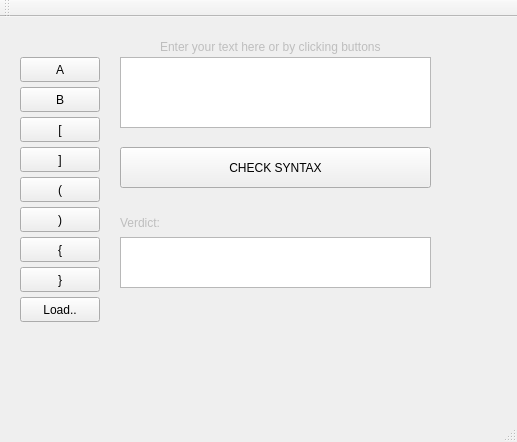
<?xml version="1.0" encoding="UTF-8"?>
<ui version="4.0">
 <class>MainWindow</class>
 <widget class="QMainWindow" name="MainWindow">
  <property name="geometry">
   <rect>
    <x>0</x>
    <y>0</y>
    <width>517</width>
    <height>442</height>
   </rect>
  </property>
  <property name="windowTitle">
   <string>Синтаксический анализатор</string>
  </property>
  <property name="autoFillBackground">
   <bool>false</bool>
  </property>
  <widget class="QWidget" name="centralWidget">
   <widget class="QPushButton" name="A_button">
    <property name="geometry">
     <rect>
      <x>20</x>
      <y>40</y>
      <width>80</width>
      <height>25</height>
     </rect>
    </property>
    <property name="text">
     <string>A</string>
    </property>
   </widget>
   <widget class="QPushButton" name="B_button">
    <property name="geometry">
     <rect>
      <x>20</x>
      <y>70</y>
      <width>80</width>
      <height>25</height>
     </rect>
    </property>
    <property name="text">
     <string>B</string>
    </property>
   </widget>
   <widget class="QPushButton" name="Square_left_button">
    <property name="geometry">
     <rect>
      <x>20</x>
      <y>100</y>
      <width>80</width>
      <height>25</height>
     </rect>
    </property>
    <property name="text">
     <string>[</string>
    </property>
   </widget>
   <widget class="QPushButton" name="Square_right_button">
    <property name="geometry">
     <rect>
      <x>20</x>
      <y>130</y>
      <width>80</width>
      <height>25</height>
     </rect>
    </property>
    <property name="text">
     <string>]</string>
    </property>
   </widget>
   <widget class="QPushButton" name="Circle_left_button">
    <property name="geometry">
     <rect>
      <x>20</x>
      <y>160</y>
      <width>80</width>
      <height>25</height>
     </rect>
    </property>
    <property name="text">
     <string>(</string>
    </property>
   </widget>
   <widget class="QPushButton" name="Circle_right_button">
    <property name="geometry">
     <rect>
      <x>20</x>
      <y>190</y>
      <width>80</width>
      <height>25</height>
     </rect>
    </property>
    <property name="text">
     <string>)</string>
    </property>
   </widget>
   <widget class="QPushButton" name="Waving_left_button">
    <property name="geometry">
     <rect>
      <x>20</x>
      <y>220</y>
      <width>80</width>
      <height>25</height>
     </rect>
    </property>
    <property name="text">
     <string>{</string>
    </property>
   </widget>
   <widget class="QPushButton" name="Waving_right_button">
    <property name="geometry">
     <rect>
      <x>20</x>
      <y>250</y>
      <width>80</width>
      <height>25</height>
     </rect>
    </property>
    <property name="text">
     <string>}</string>
    </property>
   </widget>
   <widget class="QTextBrowser" name="Input_text_field">
    <property name="geometry">
     <rect>
      <x>120</x>
      <y>40</y>
      <width>311</width>
      <height>71</height>
     </rect>
    </property>
    <property name="readOnly">
     <bool>false</bool>
    </property>
   </widget>
   <widget class="QLabel" name="label">
    <property name="enabled">
     <bool>false</bool>
    </property>
    <property name="geometry">
     <rect>
      <x>160</x>
      <y>20</y>
      <width>291</width>
      <height>20</height>
     </rect>
    </property>
    <property name="text">
     <string>Enter your text here or by clicking buttons</string>
    </property>
   </widget>
   <widget class="QPushButton" name="Check_syntax_button">
    <property name="geometry">
     <rect>
      <x>120</x>
      <y>130</y>
      <width>311</width>
      <height>41</height>
     </rect>
    </property>
    <property name="text">
     <string>CHECK SYNTAX</string>
    </property>
   </widget>
   <widget class="QTextBrowser" name="Answer_text_field">
    <property name="geometry">
     <rect>
      <x>120</x>
      <y>220</y>
      <width>311</width>
      <height>51</height>
     </rect>
    </property>
    <property name="readOnly">
     <bool>true</bool>
    </property>
   </widget>
   <widget class="QLabel" name="Answer_label">
    <property name="enabled">
     <bool>false</bool>
    </property>
    <property name="geometry">
     <rect>
      <x>120</x>
      <y>190</y>
      <width>221</width>
      <height>31</height>
     </rect>
    </property>
    <property name="text">
     <string>Verdict:</string>
    </property>
   </widget>
   <widget class="QPushButton" name="Load_from_file_button">
    <property name="geometry">
     <rect>
      <x>20</x>
      <y>280</y>
      <width>80</width>
      <height>25</height>
     </rect>
    </property>
    <property name="text">
     <string>Load..</string>
    </property>
   </widget>
   <zorder>Square_right_button</zorder>
   <zorder>A_button</zorder>
   <zorder>B_button</zorder>
   <zorder>Square_left_button</zorder>
   <zorder>Circle_left_button</zorder>
   <zorder>Circle_right_button</zorder>
   <zorder>Waving_left_button</zorder>
   <zorder>Waving_right_button</zorder>
   <zorder>Input_text_field</zorder>
   <zorder>label</zorder>
   <zorder>Check_syntax_button</zorder>
   <zorder>Answer_text_field</zorder>
   <zorder>Answer_label</zorder>
   <zorder>Load_from_file_button</zorder>
  </widget>
  <widget class="QMenuBar" name="menuBar">
   <property name="geometry">
    <rect>
     <x>0</x>
     <y>0</y>
     <width>517</width>
     <height>25</height>
    </rect>
   </property>
  </widget>
  <widget class="QToolBar" name="mainToolBar">
   <attribute name="toolBarArea">
    <enum>TopToolBarArea</enum>
   </attribute>
   <attribute name="toolBarBreak">
    <bool>false</bool>
   </attribute>
  </widget>
  <widget class="QStatusBar" name="statusBar"/>
 </widget>
 <layoutdefault spacing="6" margin="11"/>
 <resources/>
 <connections/>
</ui>
